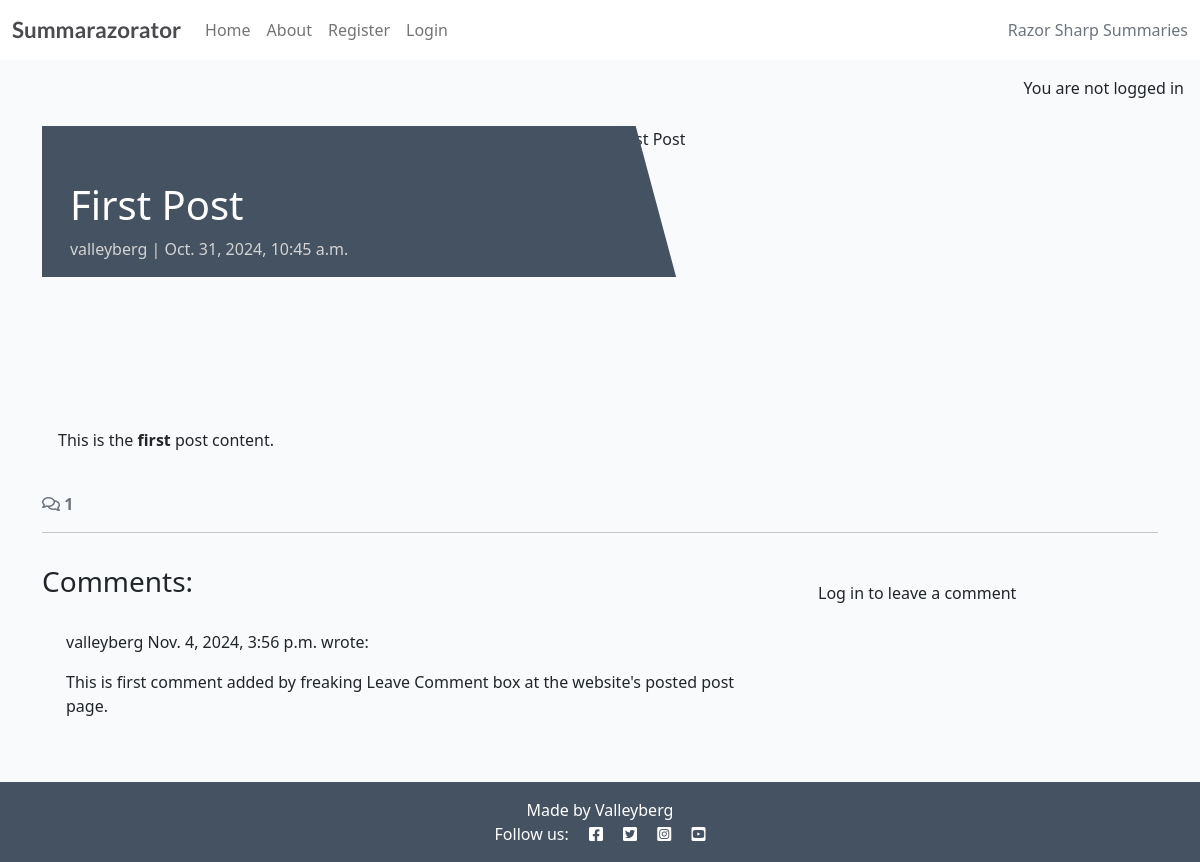
/first-post/, run on the app's committed database.
### forum/models.py (models this page shows, shortened)
class Post(models.Model):
    title = models.CharField(max_length=200, unique=True)
    slug = models.SlugField(max_length=200, unique=True)
    author = models.ForeignKey(User, on_delete=models.CASCADE, related_name="forum_posts")
    featured_image = CloudinaryField('image', default='placeholder')
    content = models.TextField()
    created_on = models.DateTimeField(auto_now_add=True)
    updated_at = models.DateTimeField(auto_now=True)
    status = models.IntegerField(choices=STATUS, default=0)
    excerpt = models.TextField(blank=True)
    class Meta:
        ordering = ['created_on']

class Comment(models.Model):
    post = models.ForeignKey(Post, on_delete=models.CASCADE, related_name="comments")
    author = models.ForeignKey(User, on_delete=models.CASCADE, related_name="commenter")
    body = models.TextField()
    created_on = models.DateTimeField(auto_now_add=True)
    updated_at = models.DateTimeField(auto_now=True)
    approved = models.BooleanField(default=False)
    TYPE_CHOICES = [
        ('positive', 'Positive'),
        ('negative', 'Negative'),
    ]
    comment_type = models.CharField(max_length=8, choices=TYPE_CHOICES)
    class Meta:
        ordering = ["created_on"]

### forum/views.py (the view, shortened to what this page needs)
# urls.py: path('<slug:slug>/', views.post_detail, name='post_detail'),
def post_detail(request, slug):
    queryset = Post.objects.filter(status=1)
    post = get_object_or_404(queryset, slug=slug)
    comments = post.comments.all().order_by('-created_on')
    comment_count = post.comments.filter(approved=True).count()
    comment_form = CommentForm
    return render(
        request,
        'forum/post_detail.html',
        {
            'post': post,
            'comments': comments,
            'comment_count': comment_count,
            'comment_form': comment_form,
        },
    )

### forum/templates/forum/post_detail.html (shortened to what this page needs)
{% extends 'base.html' %} {% block content %}
{% load static %}
{% load crispy_forms_tags %}
<div class="masthead">
    <div class="container">
        <div class="row g-0">
            <div class="col-md-6 masthead-text">
                <h1 class="post-title">{{ post.title }}</h1>
                <p class="post-subtitle">{{ post.author }} | {{ post.created_on }}</p>
            </div>
            <div class="d-none d-md-block col-md-6 masthead-image">
                {% if "placeholder" in post.featured_image.url %}
                <img src="{% static 'images/default.png' %}" class="scale" alt="placeholder image">
                {% else %}
                <img src="{{ post.featured_image.url }}" class="scale" alt="{{ post.title }}">
                {% endif %}
            </div>
        </div>
    </div>
</div>
<div class="container">
    <div class="row">
        <div class="col card mb-4  mt-3 left  top">
            <div class="card-body">
                <p class="card-text">
                    {{ post.content | safe }}
                </p>
            </div>
        </div>
    </div>
    <div class="row">
        <div class="col-12">
            <strong class="text-secondary">
                <i class="far fa-comments"></i> {{ comment_count }}
            </strong>
        </div>
        <div class="col-12">
            <hr>
        </div>
    </div>
    <div class="row">
        <div class="col-md-8 card mb-4  mt-3 ">
            <h3>Comments:</h3>
            <div class="card-body">
                {% for comment in comments %}
                <div class="p-2 comments
            ">
                    <p class="font-weight-bold">
                        {{ comment.author }}
                        <span class="font-weight-normal">
                            {{ comment.created_on }}
                        </span> wrote:
                    </p>
                    <div id="comment{{ comment.id }}">
                        {{ comment.body | linebreaks }}
                    </div>
                </div>
                {% endfor %}
            </div>
        </div>
        <div class="col-md-4 card mb-4 mt-3">
            <div class="card-body">
                {% if user.is_authenticated %}
                <h3>Leave a comment:</h3>
                <p>Posting as: {{ user.username }}</p>
                <form id="commentForm" method="post" style="margin-top: 1.3em;">
                    {{ comment_form | crispy }}
                    {% csrf_token %}
                    <button id="submitButton" type="submit" class="btn btn-signup btn-lg">Submit</button>
                </form>
                {% else %}
                <p>Log in to leave a comment</p>
                {% endif %}
            </div>
        </div>
    </div>
</div>
{% endblock content %}

### static/css/style.css (style rules this page uses)
body { background-color: #F9FAFC; }
.main-bg { background-color: #F9FAFC; }
.card { border: none; background-color: transparent; }
.scale { width: 100%; height: auto; }
.masthead { margin-top: 10px; overflow: hidden; position: relative; display: inline-block; height: 33vh; width: 100%; }
.masthead-text { background-color: #445261; color: white; position: relative; }
.masthead-image { position: relative; overflow: hidden; }
.masthead-image:after { content: ""; position: absolute; top: 0; right: 90%; height: 100%; width: 150%; background: #445261; -webkit-transform: skew(15deg); -moz-transform: skew(15deg); transform: skew(15deg); z-index: 100; }
.post-title { margin-top: 10%; margin-left: 5%; }
.post-subtitle { margin-left: 5%; color: lightgray; }

### data on the page
Post: title "First Post", author "valleyberg", created_on "Oct. 31, 2024, 10:45 a.m.", content "This is the first post content."
Comment: author "valleyberg", created_on "Nov. 4, 2024, 3:56 p.m.", body "This is first comment added by freaking Leave Comment box at the website's posted post page."

### other printed values
{{ comment_count }} "1"
